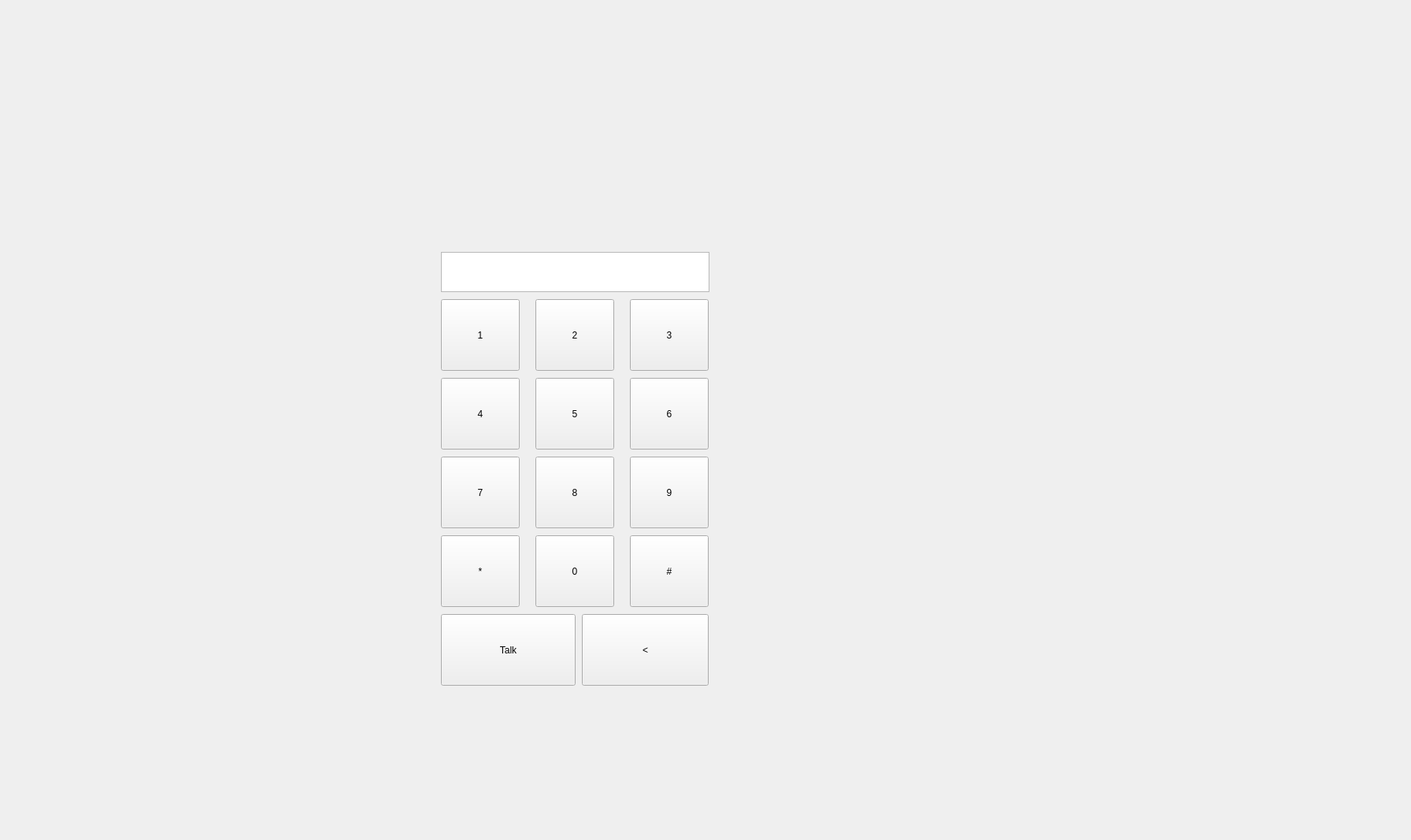
<?xml version="1.0" encoding="UTF-8"?>
<ui version="4.0">
 <class>Form</class>
 <widget class="QWidget" name="Form">
  <property name="geometry">
   <rect>
    <x>0</x>
    <y>0</y>
    <width>1792</width>
    <height>1067</height>
   </rect>
  </property>
  <property name="windowTitle">
   <string>Form</string>
  </property>
  <widget class="QTextEdit" name="lineEdit">
   <property name="geometry">
    <rect>
     <x>560</x>
     <y>320</y>
     <width>341</width>
     <height>51</height>
    </rect>
   </property>
  </widget>
  <widget class="QPushButton" name="b1">
   <property name="geometry">
    <rect>
     <x>560</x>
     <y>380</y>
     <width>100</width>
     <height>91</height>
    </rect>
   </property>
   <property name="text">
    <string>1</string>
   </property>
  </widget>
  <widget class="QPushButton" name="b2">
   <property name="geometry">
    <rect>
     <x>680</x>
     <y>380</y>
     <width>100</width>
     <height>91</height>
    </rect>
   </property>
   <property name="text">
    <string>2</string>
   </property>
  </widget>
  <widget class="QPushButton" name="b3">
   <property name="geometry">
    <rect>
     <x>800</x>
     <y>380</y>
     <width>100</width>
     <height>91</height>
    </rect>
   </property>
   <property name="text">
    <string>3</string>
   </property>
  </widget>
  <widget class="QPushButton" name="b4">
   <property name="geometry">
    <rect>
     <x>560</x>
     <y>480</y>
     <width>100</width>
     <height>91</height>
    </rect>
   </property>
   <property name="text">
    <string>4</string>
   </property>
  </widget>
  <widget class="QPushButton" name="b6">
   <property name="geometry">
    <rect>
     <x>800</x>
     <y>480</y>
     <width>100</width>
     <height>91</height>
    </rect>
   </property>
   <property name="text">
    <string>6</string>
   </property>
  </widget>
  <widget class="QPushButton" name="b5">
   <property name="geometry">
    <rect>
     <x>680</x>
     <y>480</y>
     <width>100</width>
     <height>91</height>
    </rect>
   </property>
   <property name="text">
    <string>5</string>
   </property>
  </widget>
  <widget class="QPushButton" name="b7">
   <property name="geometry">
    <rect>
     <x>560</x>
     <y>580</y>
     <width>100</width>
     <height>91</height>
    </rect>
   </property>
   <property name="text">
    <string>7</string>
   </property>
  </widget>
  <widget class="QPushButton" name="b9">
   <property name="geometry">
    <rect>
     <x>800</x>
     <y>580</y>
     <width>100</width>
     <height>91</height>
    </rect>
   </property>
   <property name="text">
    <string>9</string>
   </property>
  </widget>
  <widget class="QPushButton" name="b8">
   <property name="geometry">
    <rect>
     <x>680</x>
     <y>580</y>
     <width>100</width>
     <height>91</height>
    </rect>
   </property>
   <property name="text">
    <string>8</string>
   </property>
  </widget>
  <widget class="QPushButton" name="bstar">
   <property name="geometry">
    <rect>
     <x>560</x>
     <y>680</y>
     <width>100</width>
     <height>91</height>
    </rect>
   </property>
   <property name="text">
    <string>*</string>
   </property>
  </widget>
  <widget class="QPushButton" name="bhash">
   <property name="geometry">
    <rect>
     <x>800</x>
     <y>680</y>
     <width>100</width>
     <height>91</height>
    </rect>
   </property>
   <property name="text">
    <string>#</string>
   </property>
  </widget>
  <widget class="QPushButton" name="b0">
   <property name="geometry">
    <rect>
     <x>680</x>
     <y>680</y>
     <width>100</width>
     <height>91</height>
    </rect>
   </property>
   <property name="text">
    <string>0</string>
   </property>
  </widget>
  <widget class="QPushButton" name="btalk">
   <property name="geometry">
    <rect>
     <x>560</x>
     <y>780</y>
     <width>171</width>
     <height>91</height>
    </rect>
   </property>
   <property name="text">
    <string>Talk</string>
   </property>
  </widget>
  <widget class="QPushButton" name="bdel">
   <property name="geometry">
    <rect>
     <x>739</x>
     <y>780</y>
     <width>161</width>
     <height>91</height>
    </rect>
   </property>
   <property name="text">
    <string>&lt;</string>
   </property>
  </widget>
 </widget>
 <resources/>
 <connections/>
</ui>
